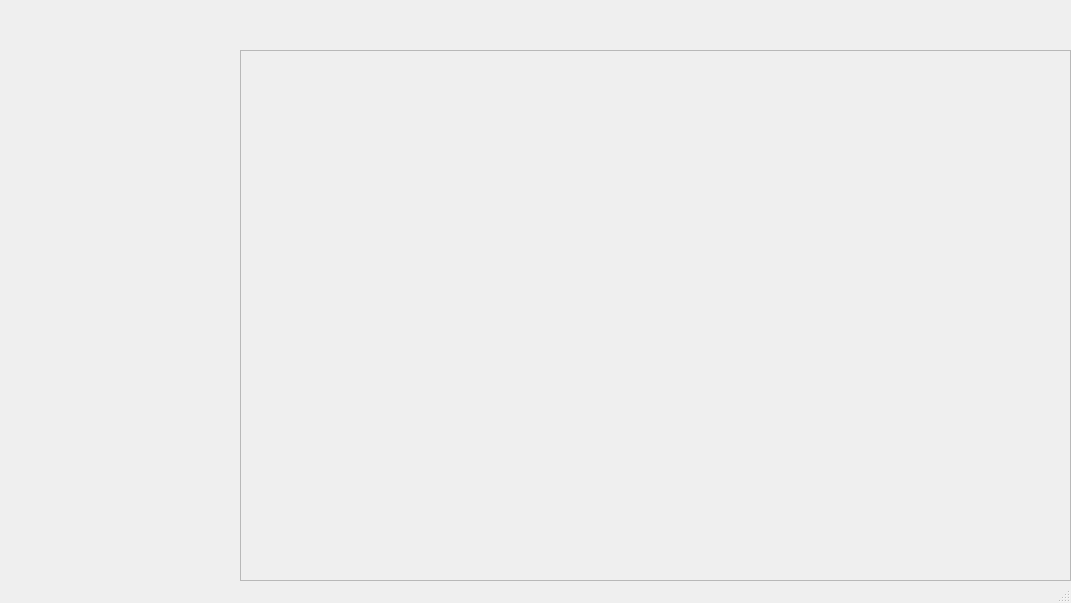
<?xml version="1.0" encoding="UTF-8"?>
<ui version="4.0">
 <class>MainWindow</class>
 <widget class="QMainWindow" name="MainWindow">
  <property name="geometry">
   <rect>
    <x>0</x>
    <y>0</y>
    <width>1071</width>
    <height>603</height>
   </rect>
  </property>
  <property name="windowTitle">
   <string>MainWindow</string>
  </property>
  <property name="styleSheet">
   <string notr="true"/>
  </property>
  <widget class="QWidget" name="centralWidget">
   <layout class="QVBoxLayout" name="verticalLayout">
    <property name="spacing">
     <number>0</number>
    </property>
    <property name="leftMargin">
     <number>0</number>
    </property>
    <property name="topMargin">
     <number>0</number>
    </property>
    <property name="rightMargin">
     <number>0</number>
    </property>
    <property name="bottomMargin">
     <number>0</number>
    </property>
    <item>
     <widget class="MainTitleBar" name="widgetTitle" native="true">
      <property name="minimumSize">
       <size>
        <width>0</width>
        <height>50</height>
       </size>
      </property>
      <property name="maximumSize">
       <size>
        <width>16777215</width>
        <height>50</height>
       </size>
      </property>
     </widget>
    </item>
    <item>
     <layout class="QHBoxLayout" name="horizontalLayout">
      <property name="spacing">
       <number>0</number>
      </property>
      <item>
       <widget class="ControlTreeWidget" name="widgetTree" native="true">
        <property name="minimumSize">
         <size>
          <width>240</width>
          <height>0</height>
         </size>
        </property>
        <property name="maximumSize">
         <size>
          <width>240</width>
          <height>16777215</height>
         </size>
        </property>
       </widget>
      </item>
      <item>
       <widget class="QScrollArea" name="scrollArea">
        <property name="widgetResizable">
         <bool>true</bool>
        </property>
        <widget class="QWidget" name="scrollAreaWidgetContents">
         <property name="geometry">
          <rect>
           <x>0</x>
           <y>0</y>
           <width>827</width>
           <height>525</height>
          </rect>
         </property>
        </widget>
       </widget>
      </item>
     </layout>
    </item>
   </layout>
  </widget>
  <widget class="QStatusBar" name="statusBar"/>
 </widget>
 <layoutdefault spacing="6" margin="11"/>
 <customwidgets>
  <customwidget>
   <class>MainTitleBar</class>
   <extends>QWidget</extends>
   <header location="global">titlebar\maintitlebar.h</header>
   <container>1</container>
  </customwidget>
  <customwidget>
   <class>ControlTreeWidget</class>
   <extends>QWidget</extends>
   <header location="global">maincontent\controltreewidget.h</header>
   <container>1</container>
  </customwidget>
 </customwidgets>
 <resources/>
 <connections/>
</ui>
